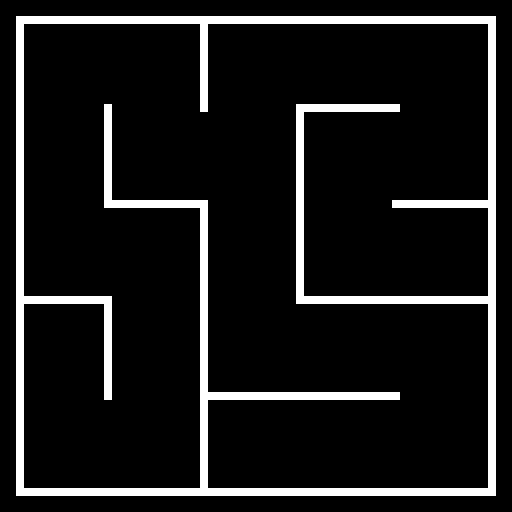

Rendered tile map (Tiled .tmx) drawn with the repository's tilesets; below, a short description and the map source with its tile grids summarised:
An orthogonal 64x64 tile map with 8x8 px tiles, 1 tile layer (Background) and 21 objects (4x Painter, Player, Checkpoint).

<map version="1.10" tiledversion="1.10.2" orientation="orthogonal" renderorder="right-down" width="64" height="64" tilewidth="8" tileheight="8" infinite="0" nextlayerid="4" nextobjectid="23">
 <tileset firstgid="1" source="Mazeball.tsx" />
 <layer id="1" name="Background" width="64" height="64">
  <data>[4096 cells, 426 non-empty, 1 distinct tile ids]</data>
 </layer>
 <objectgroup id="2" name="Spawnpoints">
  <object id="16" name="Player" type="Player" x="224" y="35" width="30" height="30" />
  <object id="17" name="Painter" type="Painter" x="451" y="241" width="30" height="30">
   <properties>
    <property name="colour" value="Green" />
   </properties>
  </object>
  <object id="18" name="Painter" type="Painter" x="47" y="317" width="30" height="30">
   <properties>
    <property name="colour" value="Red" />
   </properties>
  </object>
  <object id="19" name="Painter" type="Painter" x="454" y="312" width="30" height="30">
   <properties>
    <property name="colour" value="Yellow" />
   </properties>
  </object>
  <object id="20" name="Painter" type="Painter" x="27" y="32" width="30" height="30">
   <properties>
    <property name="colour" value="Blue" />
   </properties>
  </object>
  <object id="22" name="Checkpoint" type="Checkpoint" x="208.727" y="474">
   <polygon points="0,0 32,0 32.1818,15.2727 0,14.9091" />
  </object>
 </objectgroup>
 <objectgroup id="3" name="Walls">
  <object id="1" x="16" y="488">
   <polygon points="0,0 479.75,0.25 479.75,8 0.5,8" />
  </object>
  <object id="2" x="488" y="487.5">
   <polygon points="0,0 0,-471.5 7.75,-471.5 7.75,0.25" />
  </object>
  <object id="3" x="487.5" y="24">
   <polygon points="0,0 0,-8.25 -471.5,-8 -471.5,-0.25" />
  </object>
  <object id="4" x="15.75" y="24.5">
   <polygon points="0,0 8,0.25 7.75,463.25 0.25,463" />
  </object>
  <object id="5" x="200" y="24.5">
   <polygon points="0,0 7.75,0 7.75,87 -0.25,87" />
  </object>
  <object id="6" x="296.25" y="104.5">
   <polygon points="0,0 103.75,-0.25 103.5,7.25 -0.25,7.5" />
  </object>
  <object id="7" x="296.25" y="113">
   <polygon points="0,0 7.25,-0.25 7.75,190.75 0,190.5" />
  </object>
  <object id="8" x="304.25" y="296.5">
   <polygon points="0,0 0,7.5 183.75,7.25 183.5,-0.75" />
  </object>
  <object id="9" x="392" y="200.25">
   <polygon points="0,0 95.5,-0.25 95.5,7.25 0.25,7.5" />
  </object>
  <object id="10" x="104.5" y="104.25">
   <polygon points="0,0 7.25,0 7.75,103.25 -0.5,103.25" />
  </object>
  <object id="11" x="113" y="200.25">
   <polygon points="0,0 0,7.5 94.75,7.5 95,-0.25" />
  </object>
  <object id="12" x="200" y="209">
   <polygon points="0,0 7.75,0 7.5,278.5 0,278.5" />
  </object>
  <object id="13" x="208" y="392.5">
   <polygon points="0,0 0.25,7 192,7.25 191.75,-0.5" />
  </object>
  <object id="14" x="24" y="296.5">
   <polygon points="0,0 88,-0.25 88,7.25 0,7.5" />
  </object>
  <object id="15" x="104" y="304">
   <polygon points="0,0 8,0 7.75,95.5 -0.5,95.5" />
  </object>
 </objectgroup>
</map>
